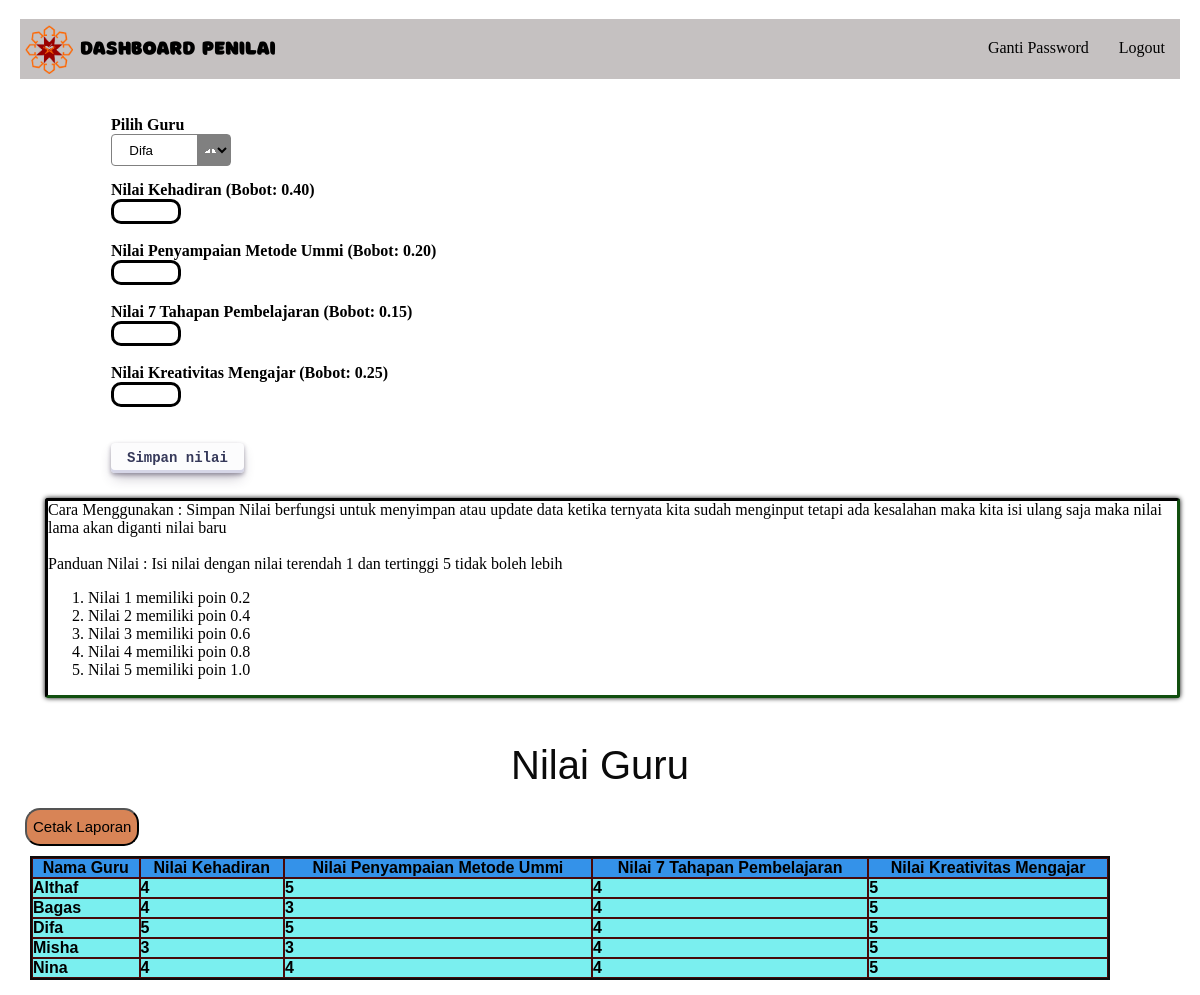
Page /penilai/dashboard_penilai.php (signed in) on the committed database.
### tables this page shows
CREATE TABLE `kriteria` (
  `id` int(11) NOT NULL,
  `nama_kriteria` varchar(100) NOT NULL,
  `bobot` decimal(5,2) NOT NULL
);

### penilai/dashboard_penilai.php (the view, shortened to what this page needs)
<?php
require '../db.php';
$id_penilai = $_SESSION['user_id'];
$guru = $pdo->query("SELECT * FROM guru")->fetchAll(PDO::FETCH_ASSOC);
$kriteria = $pdo->query("SELECT * FROM kriteria LIMIT 4")->fetchAll(PDO::FETCH_ASSOC);
?>
<!DOCTYPE html><html><head>
  <link rel="stylesheet" href="../admin/style.css">
          </head>
<body id="ik9usf">
  <div id="irz7b-2-3-4" class="gjs-grid-row">
    <div id="iycz3-2-3-4" class="gjs-grid-column">
      <div id="ifgdtb-3-4" class="navbar">
        <div data-gjs="navbar" id="ia7v9u-3-4" class="navbar-container"><a href="dashboard_penilai.php" id="ijzg5o-3-4"
            class="navbar-brand"><img src="../admin/logoicon.png" id="itw6sf-3-4"/><img src="dashboard_penilai.png" id="i77pqk-3-4"/></a>
          <div data-gjs="navbar-items" id="ip6x0j-3-4" class="navbar-items-c">
            <nav id="ie1pcd-3-4" class="navbar-menu"><a id="ilv4ie-3-2-2-4-2" href="#" onclick="editpass()" class="navbar-menu-link">Ganti
                Password
              </a><a id="ilv4ie-3-2-2-4-2-2" href="../logout.php" class="navbar-menu-link">Logout
  </a></nav></div></div></div></div></div>
  <form action="proses_penilai.php" method="POST" id="iukm92">
    <div id="iveedq">
      <label id="isrxap">Pilih Guru</label>
      <select type="text" name="id_guru" id="ixq1wl"><
      <?php foreach ($guru as $g): ?>
      <option value="<?= $g['id'] ?>"><?= $g['nama_guru'] ?></option>
      <?php endforeach; ?>
  </select></div>
    <div id="ie8ybk">
    <?php foreach ($kriteria as $k): ?>
       <label id="isrxap-2"> <?= $k['nama_kriteria'] ?> (Bobot: <?= $k['bobot'] ?>)</label><br>
       <input type="number" id="icq955" step="1" min="1" max="5" name="nilai[<?= $k['id'] ?>]" required><br><br>
    <?php endforeach; ?></div>
    <div><button type="submit" id="ib67v8">Simpan nilai</button></div></form>
  <div id="ix30ov-2-2-2-2">
    <div id="i9jukn-2-2">
      <div id="i4g8z7">Cara Menggunakan : Simpan Nilai berfungsi untuk menyimpan atau update data ketika ternyata kita sudah menginput tetapi ada kesalahan maka kita isi ulang saja maka nilai lama akan diganti nilai baru</div><br>
  <div id="i4g8z7">Panduan Nilai : Isi nilai dengan nilai terendah 1 dan tertinggi 5 tidak boleh lebih</div>
  <ol id="ighqud">
        <li><div id="iqevok">Nilai 1 memiliki poin 0.2</div></li>
        <li><div>Nilai 2 memiliki poin 0.4</div></li>
        <li id="ims0ml">
          <div id="i1j7nk">Nilai 3 memiliki poin 0.6</div>
        </li><li id="ims0ml">
          <div id="i1j7nk">Nilai 4 memiliki poin 0.8</div>
        </li><li id="ims0ml">
          <div id="i1j7nk">Nilai 5 memiliki poin 1.0</div>
        </li></ol></div></div>
  <div id="i2g9q2-2-2" class="gjs-grid-row">
    <div id="ig8vd5-2-2" class="gjs-grid-column">
      <div id="icbo3q-2-2">
        <div>Nilai Guru</div>
      </div><button type="button" id="i5ke2h-2-2"><a href="cetak_nilai.php" style="text-decoration: none;color:black;"> Cetak Laporan</a></button>
      <?php $query = $pdo->prepare("SELECT
        guru.nama_guru AS nama_guru,
        kriteria.nama_kriteria,
        penilaian.nilai
    FROM penilaian
    JOIN guru ON penilaian.id_guru = guru.id
    JOIN kriteria ON penilaian.id_kriteria = kriteria.id
    WHERE penilaian.id_penilai = ?
    ORDER BY guru.nama_guru, kriteria.id");
$query->execute([$id_penilai]);
$data = $query->fetchAll(PDO::FETCH_ASSOC);
$nilai_guru = [];
foreach ($data as $d) {
    $guru = $d['nama_guru'];
    $kriteria = $d['nama_kriteria'];
    $nilai = $d['nilai']*5;
    $nilai_guru[$guru][$kriteria] = $nilai;}
$kriteria_query = $pdo->query("SELECT * FROM kriteria ORDER BY id");
$kriteria_list = $kriteria_query->fetchAll(PDO::FETCH_ASSOC);?>
      <table id="ib8d2t-2-2-3" cellspacing="0" cellpadding="NaN">
    <thead id="ihtgpj-2-2-3">
        <tr style="background: lightblue;">
            <th>Nama Guru</th>
            <?php foreach ($kriteria_list as $k): ?>
                <th><?= $k['nama_kriteria'] ?></th>
            <?php endforeach; ?>
        </tr>
    </thead>
    <tbody id="ihtgpj-2-2-3">
        <?php foreach ($nilai_guru as $nama => $kriteria): ?>
            <tr><td><?= $nama ?></td>
                <?php foreach ($kriteria_list as $k): ?>
                    <td><?= $kriteria[$k['nama_kriteria']] ?? '-' ?></td>
                <?php endforeach; ?></tr>
        <?php endforeach; ?>
    </tbody></table></div></div></body></html>

### admin/style.css (style rules this page uses)
* { box-sizing: border-box; }
body { margin: 0; }
:root { --gjs-t-color-primary: #cf549e; --gjs-t-color-secondary: #b9227d; --gjs-t-color-accent: #ffb347; --gjs-t-color-success: #28a745; --gjs-t-color-warning: #ffc107; --gjs-t-color-error: #dc3545; }
.gjs-grid-column { flex: 1 1 0%; padding: 5px 0; }
.gjs-grid-row { display: flex; justify-content: flex-start; align-items: stretch; flex-direction: row; min-height: auto; padding: 10px 0; }
.navbar { background-color: #222; color: #ddd; min-height: 50px; width: 100%; }
.navbar-container { max-width: 950px; margin: 0 auto; width: 100%; flex: 0 0 auto; align-self: center; display: inline; flex-direction: row; padding-top: 0px; padding-right: 0px; padding-bottom: 0px; padding-left: 0px; margin-top: 0px; margin-right: 32.2px; margin-bottom: 0px; margin-left: 0px; }
.navbar-items-c { display: inline-block; float: right; }
.navbar-container::after { content: ""; clear: both; display: block; }
.navbar-brand { vertical-align: top; display: inline-block; padding: 5px; min-height: 50px; min-width: 50px; color: inherit; text-decoration: none; }
.navbar-menu { padding: 10px 0; display: block; float: right; margin: 0; }
.navbar-menu-link { margin: 0; color: inherit; text-decoration: none; display: inline-block; padding: 10px 15px; }
table, th, td { border: 1px solid white; border-color: rgb(72, 9, 9); }
th { background-color: #3492e9; }
td { background-color: #7aefef; }
#i9jukn-2-2 { border-top-style: inset; border-right-style: inset; border-bottom-style: inset; border-left-style: inset; border-top-color: rgba(17, 79, 15, 1); border-right-color: rgba(17, 79, 15, 1); border-bottom-color: rgba(17, 79, 15, 1); border-left-color: rgba(17, 79, 15, 1); box-shadow: 0 0 5px 0 black; backdrop-filter: blur(5px); transition: opacity 1s ease 0s; transform: translateX(0); border-top-left-radius: 3px; border-top-right-radius: 3px; border-bottom-left-radius: 3px; border-bottom-right-radius: 3px; border-top-width: 3px; border-right-width: 3px; border-bottom-width: 3px; border-left-width: 3px; padding-top: 0px; padding-bottom: 0px; padding-left: 0px; }
#ix30ov-2-2-2-2 { display: flex; padding-top: 25px; padding-right: 20px; padding-bottom: 20px; padding-left: 45px; flex-direction: row; flex-wrap: wrap; justify-content: center; }

### rows in the picture
kriteria: nama_kriteria "Nilai Kehadiran", bobot "0.40", nama_kriteria "4", nama_kriteria "5", nama_kriteria "3"
kriteria: nama_kriteria "Nilai Penyampaian Metode Ummi", bobot "0.20", nama_kriteria "5", nama_kriteria "3", nama_kriteria "4"
kriteria: nama_kriteria "Nilai 7 Tahapan Pembelajaran", bobot "0.15", nama_kriteria "4"
kriteria: nama_kriteria "Nilai Kreativitas Mengajar", bobot "0.25", nama_kriteria "5", nama "Nina"

### other values in the picture
$nama "Althaf"
$nama "Bagas"
$nama "Difa"
$nama "Misha"
form field id_guru "Difa"
